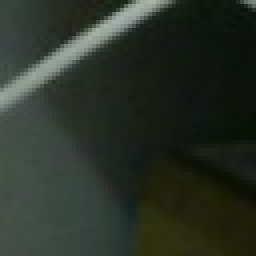
#> input picture projects/grinding_tool_detection/train_data/non_tools/nontool1036.jpg, 64 x 64 px, given in place of nontool1.jpg, which was not available (shown 4 times larger)
$ jupyter execute --allow-errors produce_dataset.ipynb   (text cells are left out)
#> lines starting #> are read from the running program, lines starting #| are printed output that depends on the picture; pictures that were not available may be replaced by others from this repository, and a replacement may not be noted
[cell 1]
import matplotlib.image as mpimg
import matplotlib.pyplot as plt
import numpy as np
import glob
import cv2

[cell 2]
image = cv2.imread("original_dataset/non_tools/nontool1.jpg", cv2.IMREAD_COLOR)
#> image is the input picture: shape (64, 64, 3); mean B, G, R 39.9, 49.2, 42

plt_img = cv2.cvtColor(image, cv2.COLOR_BGR2RGB)
plt.imshow(plt_img)

[cell 3]
size = image.shape
#> size = (64, 64, 3)
print(size)
#| (64, 64, 3)

h_size = size[0]
#> h_size = 64
v_size = size[1]
#> v_size = 64

[cell 4]
crop_size = 64

h_range = h_size - crop_size
#> h_range = 0
v_range = v_size - crop_size
#> v_range = 0

#> (a cell that did not finish here is left out)

#> (a cell that did not finish here is left out)

#> (a cell that did not finish here is left out)

#> (a cell that did not finish here is left out)

[cell 9]
nontool_fnames = glob.glob('original_dataset/non_tools/*.jpg')
num_nontool = len(nontool_fnames)

print('Number of non_tool images: {}'.format(num_nontool))

[cell 10]
path = "train_data/non_tools/nontool"
num_str = 0

#> (the rest of this cell did not finish here and is left out)

[cell 11]
image = cv2.imread("original_dataset/non_tools/nontool1.jpg", cv2.IMREAD_COLOR)
image = cv2.cvtColor(image, cv2.COLOR_BGR2RGB)
plt.imshow(image)

[cell 12]
pic = cv2.resize(image, (400, 400), interpolation=cv2.INTER_CUBIC)
plt.imshow(pic)

[cell 13]
tool_fnames = glob.glob('original_dataset/mcrop_tools/*.jpg')
num_tool = len(tool_fnames)

print('Number of tool images: {}'.format(num_tool))

[cell 14]
path = "train_data/tools/resize/tool"
num_str = 0

for j in range(num_tool):

    tool_image = cv2.imread(tool_fnames[j])

    resize_img = cv2.resize(tool_image, (64, 64), interpolation=cv2.INTER_CUBIC)

    img_path = path + str(num_str) + ".jpg"
    cv2.imwrite(img_path, resize_img)

    num_str = num_str + 1

[cell 15]
path = "train_data/tools/crop/tool"
tool_fnames = glob.glob('train_data/tools/resize/*.jpg')
num_str = len(tool_fnames)


for j in range(num_tool):
    tool_image = cv2.imread(tool_fnames[j])

    shift_up = np.random.randint(0, 6)
    shift_left = np.random.randint(0, 6)

    crop_img = tool_image[shift_up:shift_up+58,shift_left:shift_left+58,:]
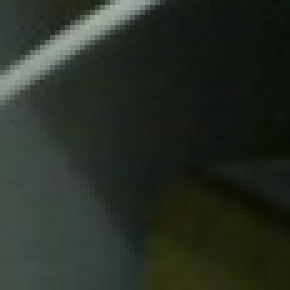
#> crop_img: shape (58, 58, 3) (shown 5 times larger); mean B, G, R 36.6, 45.8, 38.9
    resize_img = cv2.resize(crop_img, (64, 64), interpolation=cv2.INTER_CUBIC)

    img_path = path + str(num_str) + ".jpg"
    cv2.imwrite(img_path, resize_img)

    num_str = num_str + 1

[cell 16]
img = cv2.imread('train_data/tools/resize/tool1.jpg', cv2.IMREAD_COLOR)
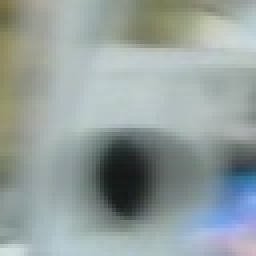
#> input picture projects/grinding_tool_detection/train_data/non_tools/nontool1110.jpg, 64 x 64 px, given in place of tool1.jpg, which was not available (shown 4 times larger)
#> img is the input picture: shape (64, 64, 3); mean B, G, R 157.3, 159, 148.2
img = cv2.cvtColor(img, cv2.COLOR_BGR2RGB)
rows,cols = img.shape[0:2]
#> rows = 64; cols = 64

deg = np.random.randint(-90, 90)
M = cv2.getRotationMatrix2D((cols/2,rows/2),deg,1)
dst = cv2.warpAffine(img,M,(cols,rows))
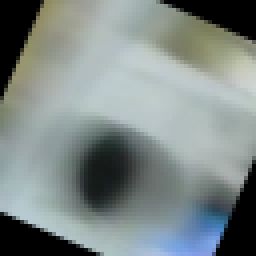
#> dst: shape (64, 64, 3) (shown 4 times larger); mean R, G, B 126.3, 136.1, 134.2

plt.imshow(dst)

[cell 17]
path = "train_data/tools/rotate/tool"
tool_fnames = glob.glob('train_data/tools/resize/*.jpg')
num_str_rot = 2 * len(tool_fnames)

for j in range(num_tool):
    tool_image = cv2.imread(tool_fnames[j])
    rows,cols = tool_image.shape[0:2]

    deg = np.random.randint(-30, 30)
    M = cv2.getRotationMatrix2D((cols/2,rows/2),deg,1)
    dst_img = cv2.warpAffine(tool_image,M,(cols,rows))
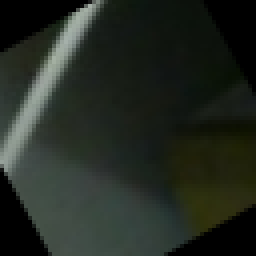
#> dst_img: shape (64, 64, 3) (shown 4 times larger); mean B, G, R 33.8, 41.6, 35.6

    img_path = path + str(num_str_rot) + ".jpg"
    cv2.imwrite(img_path, dst_img)

    num_str_rot = num_str_rot + 1
